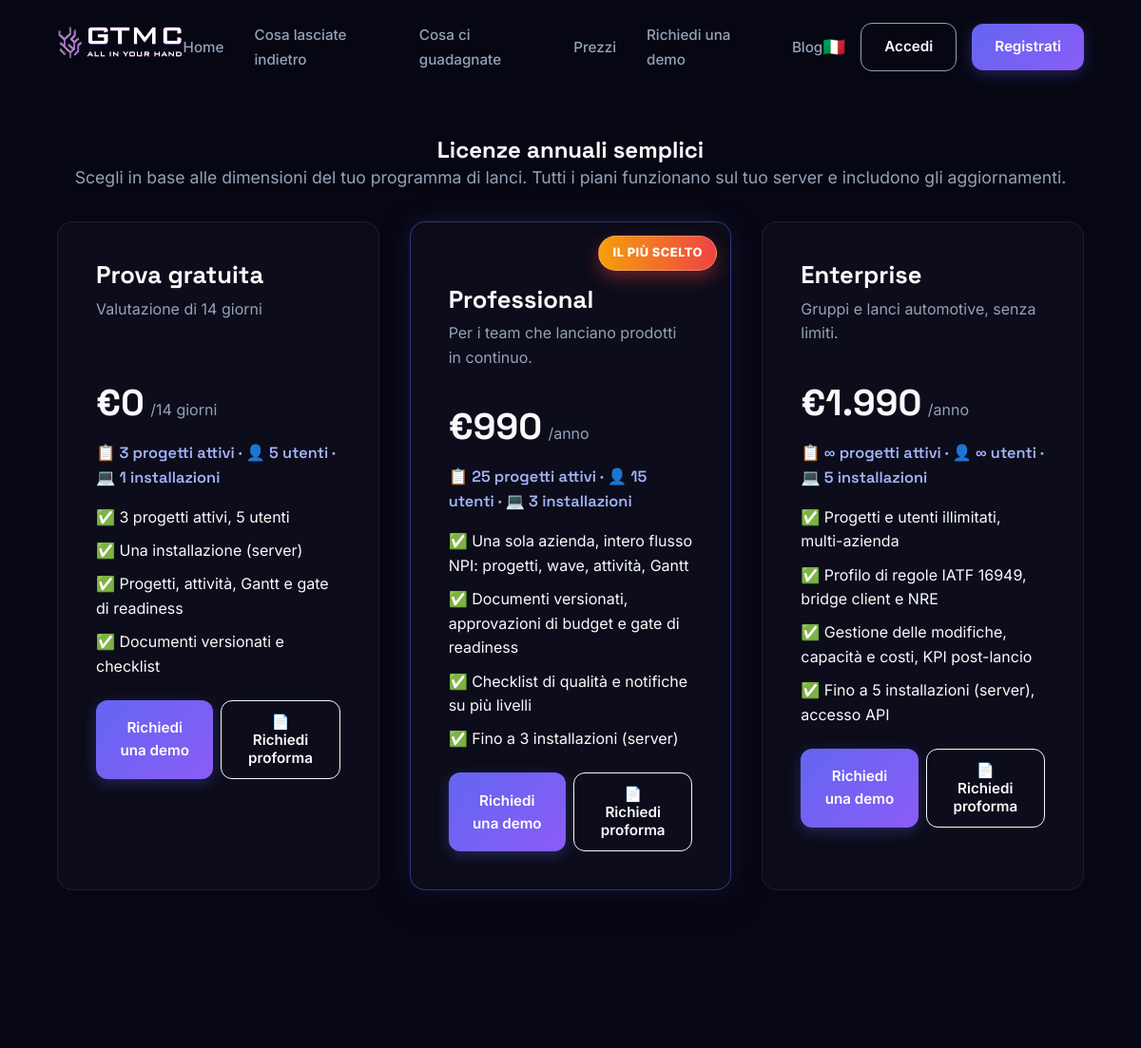
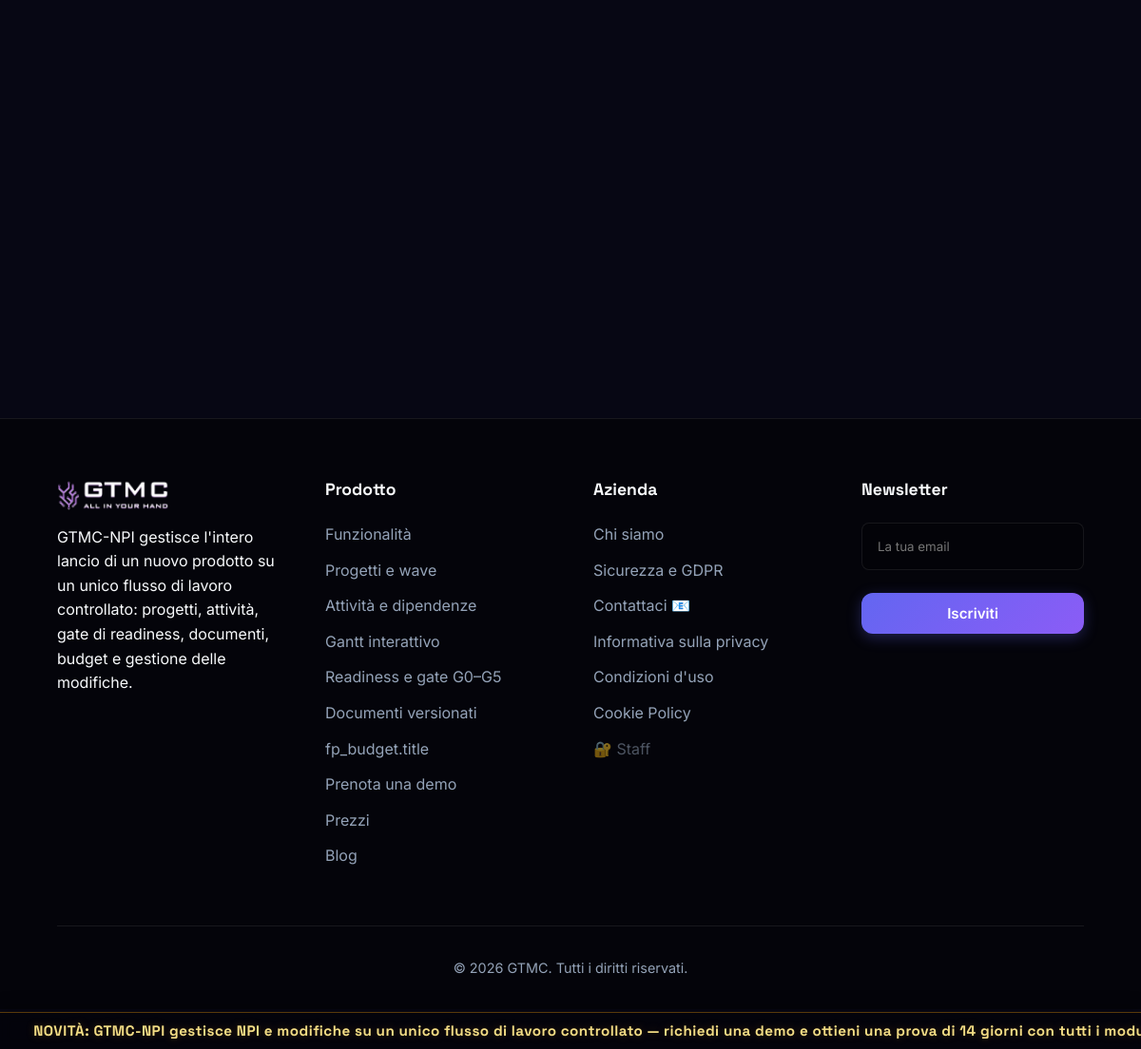
The app's page /pricing.php?lang=it with its own data (2 pictures, top to bottom).
### tables this page shows
CREATE TABLE IF NOT EXISTS `plans` (
    `id` INT AUTO_INCREMENT PRIMARY KEY,
    `product_id` INT NOT NULL,
    `slug` VARCHAR(50) NOT NULL COMMENT 'trial | professional | enterprise',
    `name` VARCHAR(100) NOT NULL,
    `price_eur` DECIMAL(10,2) NOT NULL DEFAULT 0,
    `billing_period` VARCHAR(20) NOT NULL DEFAULT 'year',
    `max_projects` INT DEFAULT NULL COMMENT 'Progetti NPI attivi; NULL = illimitati',
    `max_users` INT DEFAULT NULL COMMENT 'Utenti dell''app; NULL = illimitati',
    `max_activations` INT DEFAULT NULL COMMENT 'Installazioni (server) incluse nel piano',
    `sort_order` INT NOT NULL DEFAULT 0,
    `is_active` TINYINT(1) NOT NULL DEFAULT 1,
    `features` TEXT DEFAULT NULL,

    UNIQUE KEY `uq_plans_slug` (`slug`),
    INDEX `ix_plans_product` (`product_id`),
    INDEX `ix_plans_active_sort` (`is_active`, `sort_order`),

    CONSTRAINT `fk_plans_product` FOREIGN KEY (`product_id`)
        REFERENCES `products` (`id`) ON DELETE CASCADE ON UPDATE CASCADE
);

### includes/i18n.php (called while the page is built, shortened)
<?php
$_translations = [];
$_current_lang = DEFAULT_LANG;
function init_lang() {
    global $_current_lang, $_translations;
    if (isset($_GET['lang']) && in_array($_GET['lang'], LANGUAGES)) {
        $_current_lang = $_GET['lang'];
    } elseif (isset($_SESSION['lang']) && in_array($_SESSION['lang'], LANGUAGES)) {
        $_current_lang = $_SESSION['lang'];
    } elseif (isset($_COOKIE['lang']) && in_array($_COOKIE['lang'], LANGUAGES)) {
        $_current_lang = $_COOKIE['lang'];
    }
    $file = __DIR__ . '/../i18n/' . $_current_lang . '.json';
    if (file_exists($file)) {
        $_translations = json_decode(file_get_contents($file), true) ?: [];
    }
}
function _t_lookup($translations, $key) {
    $value = $translations;
    foreach (explode('.', $key) as $part) {
        if (is_array($value) && isset($value[$part])) {
            $value = $value[$part];
        } else {
            return null;
        }
    }
    return is_string($value) ? $value : null;
}
function t($key) {
    global $_translations, $_current_lang;
    $value = _t_lookup($_translations, $key);
    if ($value !== null) return $value;
    return $key;
}

### includes/license_pricing.php (called while the page is built, shortened)
<?php
require_once __DIR__ . '/db.php';
function pricing_defaults() {
    return [
        'trial' => [
            'tier' => 'trial',
            'price_eur' => 0.00,
            'currency' => 'EUR',
            'billing_period' => 'trial',
            'max_projects' => 3,
            'max_users' => 5,
            'max_activations' => 1,
            'sort_order' => 0,
        ],
        'professional' => [
            'tier' => 'professional',
            'price_eur' => 990.00,
            'currency' => 'EUR',
            'billing_period' => 'year',
            'max_projects' => 25,
            'max_users' => 15,
            'max_activations' => 3,
            'sort_order' => 20,
        ],
        'enterprise' => [
            'tier' => 'enterprise',
            'price_eur' => 1990.00,
            'currency' => 'EUR',
            'billing_period' => 'year',
            'max_projects' => null,
            'max_users' => null,
            'max_activations' => 5,
            'sort_order' => 30,
        ],
    ];
}
function get_license_prices() {
    $prices = pricing_defaults();
    try {
        $rows = db_fetch_all("SELECT p.slug, p.price_eur, p.billing_period, p.sort_order, p.features,
                                     p.max_projects, p.max_users, p.max_activations
                              FROM plans p
                              JOIN products pr ON pr.id = p.product_id
                              WHERE pr.slug = 'npi' AND p.is_active = 1
                              ORDER BY p.sort_order ASC");
        foreach ($rows as $r) {
            $tier = $r['slug'];
            $prices[$tier]['price_eur'] = (float)$r['price_eur'];
            $prices[$tier]['currency'] = 'EUR';
            $prices[$tier]['billing_period'] = $r['billing_period'];
            $prices[$tier]['sort_order'] = (int)$r['sort_order'];
            $prices[$tier]['features'] = $r['features'] ? json_decode($r['features'], true) : [];
            $prices[$tier]['max_projects'] = array_key_exists('max_projects', $r) && $r['max_projects'] !== null ? (int)$r['max_projects'] : (pricing_defaults()[$tier]['max_projects'] ?? null);
            $prices[$tier]['max_users'] = array_key_exists('max_users', $r) && $r['max_users'] !== null ? (int)$r['max_users'] : (pricing_defaults()[$tier]['max_users'] ?? null);
            $prices[$tier]['max_activations'] = array_key_exists('max_activations', $r) && $r['max_activations'] !== null ? (int)$r['max_activations'] : (pricing_defaults()[$tier]['max_activations'] ?? null);
        }
    } catch (Exception $e) {
        error_log('get_license_prices: ' . $e->getMessage());
    }
    uasort($prices, function ($a, $b) {
        return $a['sort_order'] <=> $b['sort_order'];
    });
    return $prices;
}

### includes/db.php (called while the page is built, shortened)
<?php
require_once __DIR__ . '/config.php';
function get_db() {
    static $pdo = null;
    if ($pdo === null) {
        try {
            $dsn = 'mysql:host=' . DB_HOST . ';dbname=' . DB_NAME . ';charset=utf8mb4';
            $pdo = new PDO($dsn, DB_USER, DB_PASS, [
                PDO::ATTR_ERRMODE => PDO::ERRMODE_EXCEPTION,
                PDO::ATTR_DEFAULT_FETCH_MODE => PDO::FETCH_ASSOC,
                PDO::ATTR_EMULATE_PREPARES => false
            ]);
        } catch (PDOException $e) {
            error_log("GTMC-NPI DB connection failed: " . $e->getMessage());
            http_response_code(503);
            die('<div style="text-align:center;padding:4rem;font-family:sans-serif;color:#e2e8f0;background:#0f172a;min-height:100vh;display:flex;align-items:center;justify-content:center;"><div><h2 style="color:#f87171;">Service Temporarily Unavailable</h2><p style="color:#94a3b8;margin-top:1rem;">We are experiencing technical difficulties. Please try again later.</p></div></div>');
        }
    }
    return $pdo;
}
function db_query($sql, $params = []) {
    $stmt = get_db()->prepare($sql);
    $stmt->execute($params);
    return $stmt;
}
function db_fetch_all($sql, $params = []) {
    return db_query($sql, $params)->fetchAll();
}

### includes/config.php (called while the page is built, shortened)
<?php
function env($key, $default = '') {
    $v = $_ENV[$key] ?? getenv($key);
    return ($v === false || $v === null || $v === '') ? $default : $v;
}

### pricing.php (the view, shortened to what this page needs)
<?php
require_once __DIR__ . '/includes/config.php';
require_once __DIR__ . '/includes/i18n.php';
require_once __DIR__ . '/includes/license_pricing.php';
$prices = get_license_prices();
require __DIR__ . '/includes/header.php';
?>
<section style="padding-top: 9rem; padding-bottom: 2rem;">
    <div class="section-heading reveal" style="margin-bottom: 2rem;">
        <h1><?= htmlspecialchars(t('pricing.title')) ?></h1>
        <p><?= htmlspecialchars(t('pricing.subtitle')) ?></p>
    </div>
    <div class="grid-3">
        <?php foreach ($prices as $tier => $row): ?>
            <?php
            $isProfessional = ($tier === 'professional');
            $price = number_format((float)$row['price_eur'], 0, ',', '.');
            $key_prefix = $tier;
            if ($tier === 'professional') $key_prefix = 'prof';
            if ($tier === 'enterprise') $key_prefix = 'ent';
            ?>
            <article class="glass-card reveal<?= $isProfessional ? ' pricing-card-professional' : '' ?>" style="position: relative; overflow: hidden;">
                <?php if ($isProfessional): ?>
                    <span class="pricing-ribbon-highlight"><?= htmlspecialchars(t('pricing.professional_promo_badge')) ?></span>
                <?php endif; ?>
                <h3 style="font-size:1.6rem; margin-bottom:0.5rem;"><?= htmlspecialchars(t('pricing.' . $tier . '_name')) ?></h3>
                <p style="color:var(--text-muted); min-height:3.5rem;"><?= htmlspecialchars(t('pricing.' . $tier . '_desc')) ?></p>
                <div style="margin:1.5rem 0 0.6rem; display:flex; align-items:baseline; gap:0.4rem;">
                    <span style="font-size:2.4rem; font-family:var(--font-display); font-weight:700;">€<?= $price ?></span>
                    <span style="color:var(--text-muted);">/<?= htmlspecialchars(t('pricing.period_' . $row['billing_period'])) ?></span>
                </div>
                <?php
                $fmt_limit = fn($v) => $v !== null && (int)$v > 0 ? (int)$v : '∞';
                $limits_line = '📋 ' . $fmt_limit($row['max_projects'] ?? null) . ' ' . htmlspecialchars(t('pricing.limit_projects'))
                    . ' · 👤 ' . $fmt_limit($row['max_users'] ?? null) . ' ' . htmlspecialchars(t('pricing.limit_users'))
                    . ' · 💻 ' . (int)($row['max_activations'] ?? 1) . ' ' . htmlspecialchars(t('pricing.limit_stations'));
                ?>
                <p style="margin:0 0 1rem; font-family:var(--font-display); font-weight:600; font-size:1.02rem; color:#a5b4fc;"><?= $limits_line ?></p>
                <ul style="list-style:none; display:grid; gap:0.6rem; margin-bottom:1.4rem; color:var(--text-main);">
                    <?php for ($i = 1; $i <= 4; $i++): ?>
                    <li>✅ <?= htmlspecialchars(t('pricing.' . $key_prefix . '_feature_' . $i)) ?></li>
                    <?php endfor; ?>
                </ul>
                <div style="display: flex; gap: 0.5rem; flex-wrap: wrap;">
                    <a href="/demo" class="btn btn-primary" style="flex:1; text-align:center;">
                        <?= htmlspecialchars(t('pricing.cta_request')) ?>
                    </a>
                    <button type="button" class="btn btn-outline js-proforma" style="flex:1; text-align:center; border-color: var(--accent); color: var(--accent);"
                            data-plan="<?= htmlspecialchars($tier) ?>"
                            data-name="<?= htmlspecialchars(t('pricing.' . $tier . '_name')) ?>"
                            data-price="<?= htmlspecialchars($price) ?>">
                        📄 <?= htmlspecialchars(t('pricing.request_proforma')) ?>
                    </button>
                </div>
            </article>
        <?php endforeach; ?>
    </div>
</section>
<?php require __DIR__ . '/includes/footer.php'; ?>

### static/css/style.css (style rules this page uses)
:root { --bg-dark: #070714; --bg-darker: #04040a; --bg-glass: rgba(20, 20, 35, 0.4); --bg-glass-hover: rgba(30, 30, 50, 0.6); --border-glass: rgba(255, 255, 255, 0.08); --accent-primary: #6366f1; --accent-secondary: #8b5cf6; --accent-gradient: linear-gradient(135deg, var(--accent-primary), var(--accent-secondary)); --text-main: #f8fafc; --text-muted: #94a3b8; --success: #10b981; --error: #ef4444; --warning: #f59e0b; --font-sans: 'Inter', sans-serif; --font-display: 'Space Grotesk', sans-serif; --transition: all 0.3s cubic-bezier(0.4, 0, 0.2, 1); --radius-lg: 16px; --radius-md: 12px; --radius-sm: 8px; }
*, *::before, *::after { box-sizing: border-box; margin: 0; padding: 0; }
html { scroll-behavior: smooth; font-size: 16px; }
body { font-family: var(--font-sans); background-color: var(--bg-dark); color: var(--text-main); line-height: 1.6; overflow-x: hidden; min-height: 100vh; display: flex; flex-direction: column; padding-bottom: 42px; }
h1, h2, h3, h4, h5, h6 { font-family: var(--font-display); font-weight: 700; line-height: 1.2; }
a { color: inherit; text-decoration: none; transition: var(--transition); }
.btn { display: inline-flex; align-items: center; justify-content: center; padding: 0.75rem 1.5rem; border-radius: var(--radius-md); font-family: var(--font-sans); font-weight: 600; font-size: 0.95rem; cursor: pointer; transition: var(--transition); border: none; outline: none; }
.btn-primary { background: var(--accent-gradient); color: white; box-shadow: 0 4px 15px rgba(99, 102, 241, 0.3); }
.btn-outline { background: transparent; border: 1px solid var(--text-muted); color: var(--text-main); }
section { padding: 6rem 5%; }
.section-heading { text-align: center; margin-bottom: 4rem; }
.section-heading p { color: var(--text-muted); font-size: 1.1rem; }
.grid-3 { display: grid; grid-template-columns: repeat(auto-fit, minmax(300px, 1fr)); gap: 2rem; }
.glass-card { background: var(--bg-glass); border: 1px solid var(--border-glass); border-radius: var(--radius-lg); padding: 2.5rem; backdrop-filter: blur(10px); -webkit-backdrop-filter: blur(10px); transition: var(--transition); }
.pricing-card-professional { border-color: rgba(99, 102, 241, 0.45); box-shadow: 0 10px 34px rgba(0, 0, 0, 0.28), 0 0 26px rgba(99, 102, 241, 0.18); padding-top: 4.1rem; }
.pricing-ribbon-highlight { position: absolute; top: 14px; right: 14px; z-index: 3; transform: none; background: linear-gradient(90deg, #f59e0b, #ef4444); color: #fff; font-weight: 800; font-size: 0.8rem; letter-spacing: 0.04em; text-transform: uppercase; padding: 0.46rem 0.9rem; white-space: nowrap; border-radius: 999px; border: 1px solid rgba(255, 255, 255, 0.24); box-shadow: 0 8px 18px rgba(239, 68, 68, 0.38); }
.reveal { opacity: 0; transform: translateY(30px); transition: all 0.8s ease-out; }
.reveal.revealed { opacity: 1; transform: translateY(0); }

### records on screen
plans: tier "Prova gratuita", tier "Valutazione di 14 giorni", price_eur "0", billing_period "14 giorni", limits_line "📋 3 progetti attivi · 👤 5 utenti · 💻 1 installazioni", i "3 progetti attivi, 5 utenti", i "Una installazione (server)", i "Progetti, attività, Gantt e gate di readiness", i "Documenti versionati e checklist"
plans: tier "Professional", tier "Per i team che lanciano prodotti in continuo.", price_eur "990", billing_period "anno", limits_line "📋 25 progetti attivi · 👤 15 utenti · 💻 3 installazioni", i "Una sola azienda, intero flusso NPI: progetti, wave, attività, Gantt", i "Documenti versionati, approvazioni di budget e gate di readiness", i "Checklist di qualità e notifiche su più livelli", i "Fino a 3 installazioni (server)"
plans: slug "Enterprise", slug "Gruppi e lanci automotive, senza limiti.", price_eur "1.990", billing_period "anno", limits_line "📋 ∞ progetti attivi · 👤 ∞ utenti · 💻 5 installazioni", slug "Progetti e utenti illimitati, multi-azienda", slug "Profilo di regole IATF 16949, bridge client e NRE", slug "Gestione delle modifiche, capacità e costi, KPI post-lancio", slug "Fino a 5 installazioni (server), accesso API"

### other values on screen
t('nav.home') "Home"
t('sv.leave_title') "Cosa lasciate indietro"
t('sv.gain_title') "Cosa ci guadagnate"
t('nav.pricing') "Prezzi"
t('nav.demo') "Richiedi una demo"
t('nav.blog') "Blog"
t('nav.login') "Accedi"
t('nav.register') "Registrati"
t('pricing.title') "Licenze annuali semplici"
t('pricing.subtitle') "Scegli in base alle dimensioni del tuo programma di lanci. Tutti i piani funzionano sul tuo server e includono gli aggiornamenti."
t('footer.about_text') "GTMC-NPI gestisce l'intero lancio di un nuovo prodotto su un unico flusso di lavoro controllato: progetti, attività, gate di readiness, documenti, budget e gestione delle modifiche."
t('footer.product') "Prodotto"
t('footer.features') "Funzionalità"
t($f_sec . '.title') "Progetti e wave"
t($f_sec . '.title') "Attività e dipendenze"
